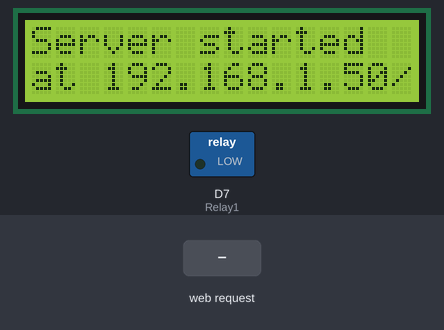
The sketch below on a simulated ESP8266 (NodeMCU). Parts: 16×2 character LCD, switched loads named in the sketch (green lamp = pin HIGH). Inputs (shaded band) come from the test bench. WiFi joins after 1.5 s; servers stay silent unless stated; what the sketch prints to the serial monitor is not drawn.

Above: at 4.8 s.
4.9 s: HTTP request GET /LED1=OFF received
At 6.1 s:
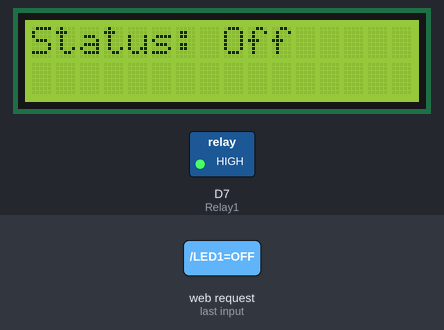
6.4 s: HTTP request GET /LED1=ON received
At 7.4 s:
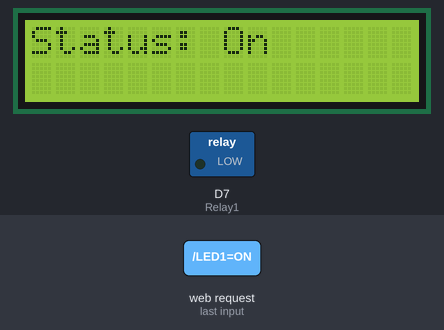
Timing chart, 0 to 9.4 s (numbered marks = the images above; inputs shaded):
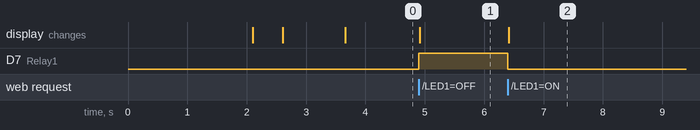

The sketch:

turn_relay_by_wifi_and_lcd.ino
```cpp
#include <ESP8266WiFi.h>
#include <Wire.h>
#include <LiquidCrystal_I2C.h>
LiquidCrystal_I2C lcd(0x27, 16, 2);

const char* ssid = "SURIYA-2.4G";
const char* password = "0868894659";

int Relay1 = D7;
int ch1 = 0;
WiFiServer server(80);

void setup()
{
  pinMode(Relay1, OUTPUT);
  Serial.begin(9600);
  lcd.begin();
  lcd.backlight();
  lcd.print("WIFI TEST");
  delay(2000);
  // ------------------- start connect to wifi ----------------------- \\
  Serial.print("Connecting to ");
  lcd.clear();
  lcd.setCursor(0,0);
  lcd.print("Connecting to");
  Serial.println(ssid);
  lcd.setCursor(0,1);
  lcd.print(ssid);
  lcd.clear();

  WiFi.begin(ssid, password);
  while (WiFi.status() != WL_CONNECTED) {
    delay(500);
    Serial.print(".");
    lcd.setCursor(0,0);
    lcd.print(".");
  }
  Serial.println("");
  Serial.println("WiFi connected");
  lcd.clear();
  lcd.setCursor(0, 0);
  lcd.print("WiFi connected");
  lcd.clear();

  // Start the server
  server.begin();
  Serial.println("Server started");
  lcd.setCursor(0, 0);
  lcd.print("Server started");

  // Print the IP address
  Serial.print("Use this URL to connect: ");
  Serial.print("http://");
  Serial.print(WiFi.localIP());
  Serial.println("/");
  lcd.setCursor(0,1);
  lcd.print("at ");
  lcd.print(WiFi.localIP());
  lcd.print("/");
}
void loop()
{
  // Check if a client has connected
  WiFiClient client = server.available();
  if (!client) {
    return;
  }

  // Wait until the client sends some data
  Serial.println("new client");
  while (!client.available()) {
    delay(1);
  }

  // Read the first line of the request
  String request = client.readStringUntil('\r');
  Serial.println(request);
  client.flush();

  // Match the request

    // รับ Link ช่อง 1

  if (request.indexOf("/LED1=ON") != -1) {
    digitalWrite(Relay1, 0);
    lcd.clear();
    lcd.setCursor(0,0);
    lcd.print("Status: On");
    ch1 = 1;
  }
  if (request.indexOf("/LED1=OFF") != -1) {
    digitalWrite(Relay1, 1);
    lcd.clear();
    lcd.setCursor(0,0);
    lcd.print("Status: Off");
    ch1 = 0;
  }
  // Return the response
  client.println("HTTP/1.1 200 OK");
  client.println("Content-Type: text/html");
  client.println(""); // do not forget this one
  client.println("");
  client.println("");

  client.print("Led pin D1 : ");
  if (ch1 == 1) {
    client.print("On<br>");
  } else {
    client.print("Off<br>");
  }

  client.println("");
  client.println("CH1 <a href=\"/LED1=ON\"\"><button> On </button></a><a href=\"/LED1=OFF\"\"><button> OFF </button></a><br>");
  client.println("");
    delay(1);
  Serial.println("Client disonnected");
  Serial.println("");
}
```

Measured:
- after the input at 4.9 s, D7 (Relay1): LOW → HIGH at once; the display: changes at once (image 1)
- after the input at 6.4 s, D7 (Relay1): HIGH → LOW at once; the display: changes at once (image 2)
